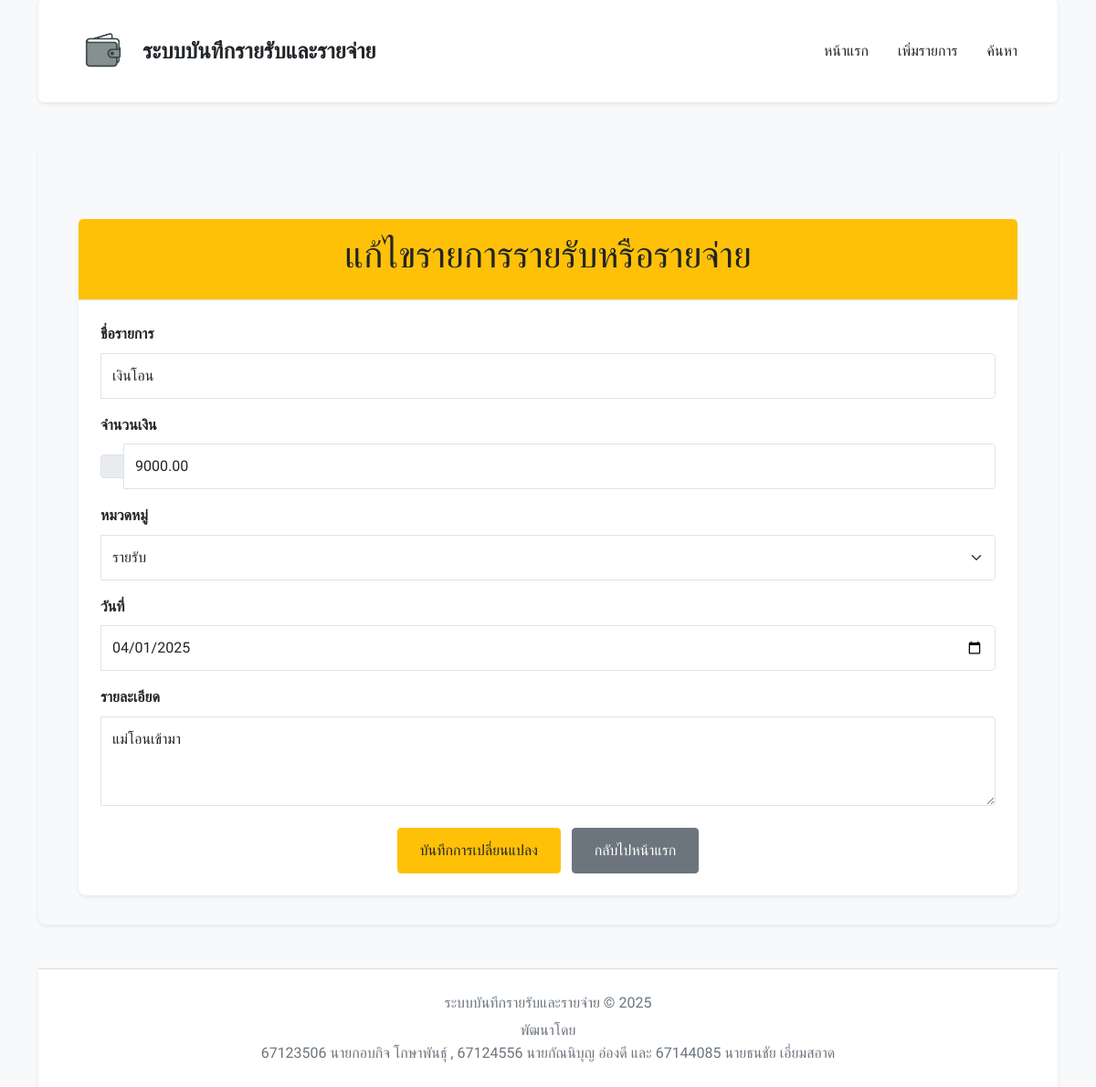
/edit/8/, run on the app's committed database.
### expense_tracker/models.py (models this page shows, shortened)
class Transaction(models.Model):
    CATEGORY_CHOICES = [
        ('income', 'รายรับ'),
        ('expense', 'รายจ่าย'),
    ]
    name = models.CharField("ชื่อรายการ ", max_length=200)
    amount = models.DecimalField("จำนวนเงิน ", max_digits=10, decimal_places=2)
    category = models.CharField("หมวดหมู่ ", max_length=10, choices=CATEGORY_CHOICES,blank=False, null=False)
    date = models.DateField("วันที่ ")
    description = models.TextField("รายละเอียด ", blank=True, null=True)

### expense_tracker/views.py (the view)
# urls.py: path('edit/<int:pk>/', views.edit_transaction, name='edit_transaction'),
def edit_transaction(request, pk):
    transaction = get_object_or_404(Transaction, pk=pk)
    if request.method == 'POST':
        form = TransactionForm(request.POST, instance=transaction)
        if form.is_valid():
            form.save()
            return redirect('home')
    else:
        form = TransactionForm(instance=transaction)
    return render(request, 'edit_transaction.html', {'form': form, 'transaction': transaction})

### expense_tracker/forms.py
class TransactionForm(forms.ModelForm):
    class Meta:
        model = Transaction
        fields = ['name', 'amount', 'category', 'date', 'description']
        widgets = {
            'date': forms.DateInput(attrs={'type': 'date',}),
        }

### expense_tracker/templates/edit_transaction.html (shortened to what this page needs)
{% extends "base.html" %}
{% block content %}
{% load widget_tweaks %}
<div class="container mt-5">
    <div class="card shadow-sm">
        <div class="card-header bg-warning text-dark text-center py-3">
            <h1>แก้ไขรายการรายรับหรือรายจ่าย</h1>
        </div>
        <div class="card-body p-4">
            <form method="POST">
                <div class="mb-3">
                    <label for="id_name" class="form-label">ชื่อรายการ</label>
                    {{ form.name|add_class:"form-control" }}
                </div>
                <div class="mb-3">
                    <label for="id_amount" class="form-label">จำนวนเงิน</label>
                    <div class="input-group">
                        <span class="input-group-text"></span>
                        {{ form.amount|add_class:"form-control" }}
                    </div>
                </div>
                <div class="mb-3">
                    <label for="id_category" class="form-label">หมวดหมู่</label>
                    {{ form.category|add_class:"form-select" }}
                </div>
                <div class="mb-3">
                    <label for="id_date" class="form-label">วันที่</label>
                    {{ form.date|add_class:"form-control"|attr:"type:date" }}
                </div>
                <div class="mb-3">
                    <label for="id_description" class="form-label">รายละเอียด</label>
                    {{ form.description|add_class:"form-control"|attr:"rows:3" }}
                </div>
                <div class="text-center mt-4">
                    <button type="submit" class="btn btn-warning me-2">บันทึกการเปลี่ยนแปลง</button>
                    <a class="btn btn-secondary" href="{% url 'home' %}">กลับไปหน้าแรก</a>
                </div>
            </form>
        </div>
    </div>
</div>
{% endblock %}

### expense_tracker/static/css/styles.css (style rules this page uses)
:root { --primary-color: #007bff; --secondary-color: #6c757d; --accent-color: #28a745; --light-bg: #f8f9fa; --dark-text: #343a40; --border-color: #dee2e6; }
body { font-family: 'Prompt', sans-serif; color: var(--dark-text); line-height: 1.6; }
.form-control { border: 1px solid var(--border-color); border-radius: 4px; padding: 0.75rem; width: 100%; box-sizing: border-box; }
.form-label { font-weight: bold; margin-bottom: 0.5rem; display: block; }
.card { box-shadow: 0 0.125rem 0.25rem rgba(0, 0, 0, 0.075); border: none; border-radius: 8px; }
.card-header { background-color: var(--primary-color); color: white; text-align: center; padding: 1rem 0; border-radius: 8px 8px 0 0; border-bottom: 1px solid var(--border-color); }
.card-body { padding: 1.5rem; }
.form-select { border: 1px solid var(--border-color); border-radius: 4px; padding: 0.75rem; width: 100%; box-sizing: border-box; }
.input-group { display: flex; align-items: center; }
.input-group-text { background-color: #e9ecef; border: 1px solid var(--border-color); border-radius: 4px 0 0 4px; padding: 0.75rem; color: var(--secondary-color); }
.form-control:not(:first-child), .form-select:not(:first-child) { border-top-left-radius: 0; border-bottom-left-radius: 0; }
.btn-warning { background-color: #ffc107; border-color: #ffc107; color: #212529; padding: 0.75rem 1.5rem; border-radius: 4px; text-decoration: none; transition: background-color 0.3s ease, border-color 0.3s ease; }
.btn-secondary { background-color: var(--secondary-color); border-color: var(--secondary-color); color: white; padding: 0.75rem 1.5rem; border-radius: 4px; text-decoration: none; transition: background-color 0.3s ease, border-color 0.3s ease; }
.text-center { text-align: center; }
.mt-4 { margin-top: 1.5rem; }
.mt-5 { margin-top: 3rem; }
.mb-3 { margin-bottom: 1rem; }
.me-2 { margin-right: 0.5rem; }
.bg-warning { background-color: #ffc107 !important; }
.text-dark { color: #212529 !important; }

### data on the page
Transaction: name "เงินโอน", amount "9000.00", category "รายรับ", date "04/01/2025", description "แม่โอนเข้ามา"

### other printed values
{{ year|default:"2025" }} "2025"
